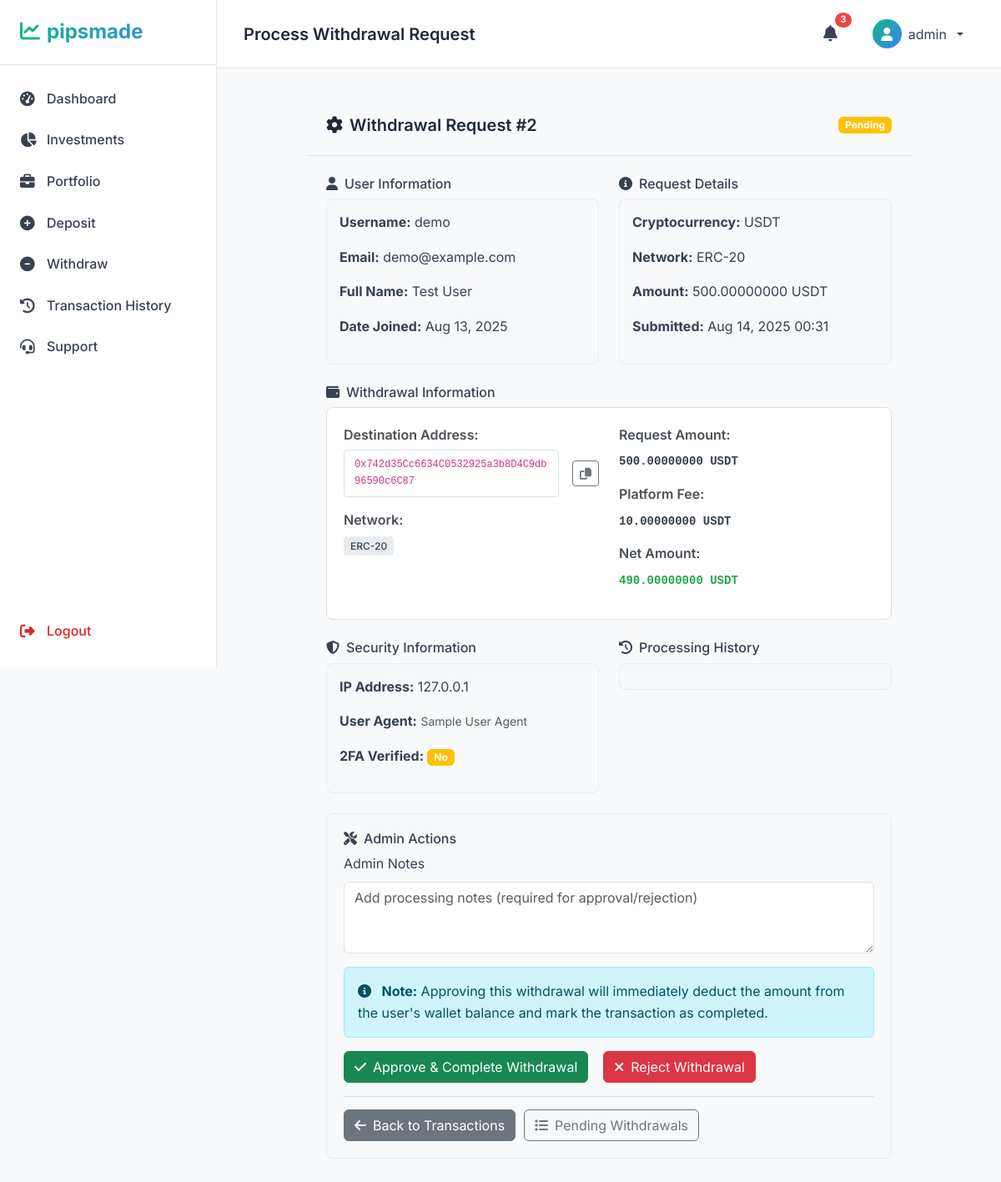
Page /transactions/admin/withdrawal/2/process/ (signed in) on the earlier database version.
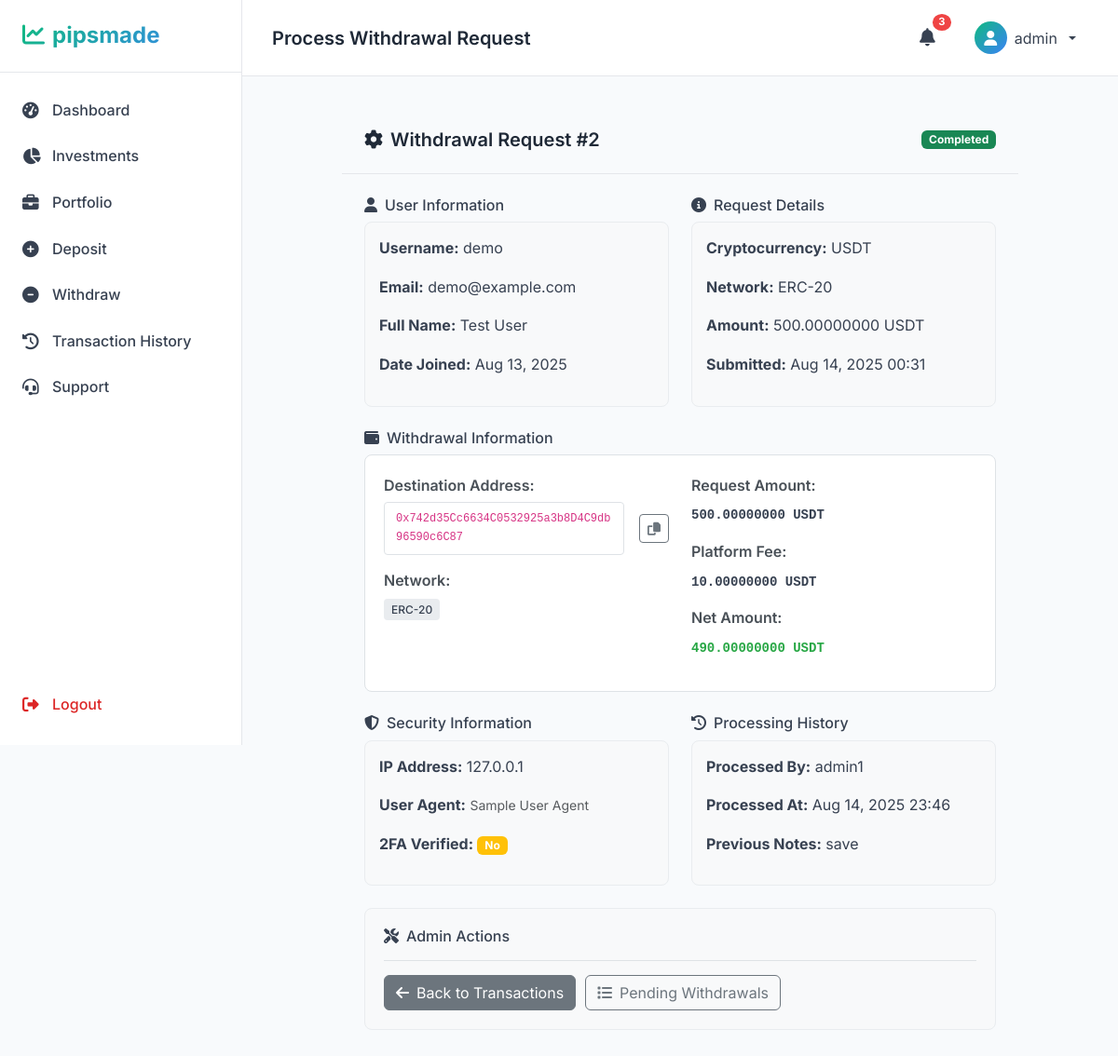
Same page on the later database version.
### transactions/models.py (models this page shows, shortened)
class Transaction(models.Model):
    TRANSACTION_TYPES = [
        ('deposit', 'Deposit'),
        ('withdrawal', 'Withdrawal'),
        ('investment', 'Investment'),
        ('profit', 'Profit'),
        ('fee', 'Fee'),
        ('bonus', 'Bonus'),
        ('refund', 'Refund'),
    ]
    STATUS_CHOICES = [
        ('pending', 'Pending'),
        ('processing', 'Processing'),
        ('completed', 'Completed'),
        ('failed', 'Failed'),
        ('cancelled', 'Cancelled'),
        ('rejected', 'Rejected'),
    ]
    user = models.ForeignKey(User, on_delete=models.CASCADE, related_name='transactions')
    transaction_type = models.CharField(max_length=20, choices=TRANSACTION_TYPES)
    status = models.CharField(max_length=20, choices=STATUS_CHOICES, default='pending')
    amount = models.DecimalField(max_digits=18, decimal_places=8, validators=[MinValueValidator(Decimal('0.00000001'))])
    crypto_type = models.CharField(max_length=10, choices=CryptoWallet.CRYPTO_CHOICES)
    usd_equivalent = models.DecimalField(max_digits=12, decimal_places=2, null=True, blank=True)
    transaction_hash = models.CharField(max_length=255, null=True, blank=True)
    from_address = models.CharField(max_length=255, null=True, blank=True)
    to_address = models.CharField(max_length=255, null=True, blank=True)
    network_fee = models.DecimalField(max_digits=18, decimal_places=8, default=0)
    platform_fee = models.DecimalField(max_digits=18, decimal_places=8, default=0)
    admin_notes = models.TextField(blank=True)
    user_notes = models.TextField(blank=True)
    approved_by = models.ForeignKey(User, on_delete=models.SET_NULL, null=True, blank=True, related_name='approved_transactions')
    approved_at = models.DateTimeField(null=True, blank=True)
    rejection_reason = models.TextField(blank=True)
    created_at = models.DateTimeField(auto_now_add=True)
    updated_at = models.DateTimeField(auto_now=True)
    completed_at = models.DateTimeField(null=True, blank=True)
    class Meta:
        ordering = ['-created_at']
        indexes = [
            models.Index(fields=['user', 'status']),
            models.Index(fields=['transaction_type', 'status']),
            models.Index(fields=['created_at']),
        ]
    def __str__(self):
        return f"{self.user.username} - {self.get_transaction_type_display()} - {self.amount} {self.crypto_type}"
    def get_status_color(self):
        colors = {
            'pending': 'warning',
            'processing': 'info',
            'completed': 'success',
            'failed': 'danger',
            'cancelled': 'secondary',
            'rejected': 'danger',
        }
        return colors.get(self.status, 'secondary')

class WithdrawalRequest(models.Model):
    user = models.ForeignKey(User, on_delete=models.CASCADE, related_name='withdrawal_requests')
    transaction = models.OneToOneField(Transaction, on_delete=models.CASCADE, related_name='withdrawal_request')
    crypto_type = models.CharField(max_length=10, choices=CryptoWallet.CRYPTO_CHOICES)
    amount = models.DecimalField(max_digits=18, decimal_places=8, validators=[MinValueValidator(Decimal('0.00000001'))])
    destination_address = models.CharField(max_length=255, help_text="Address to send crypto to")
    network = models.CharField(max_length=50, help_text="Network (e.g., ERC-20, BEP-20)")
    network_fee = models.DecimalField(max_digits=18, decimal_places=8, default=0)
    platform_fee = models.DecimalField(max_digits=18, decimal_places=8, default=0)
    two_factor_verified = models.BooleanField(default=False)
    ip_address = models.GenericIPAddressField()
    user_agent = models.TextField()
    processed_by = models.ForeignKey(User, on_delete=models.SET_NULL, null=True, blank=True, related_name='processed_withdrawals')
    processed_at = models.DateTimeField(null=True, blank=True)
    processing_notes = models.TextField(blank=True)
    sent_transaction_hash = models.CharField(max_length=255, null=True, blank=True)
    sent_at = models.DateTimeField(null=True, blank=True)
    created_at = models.DateTimeField(auto_now_add=True)
    updated_at = models.DateTimeField(auto_now=True)
    class Meta:
        ordering = ['-created_at']
    def __str__(self):
        return f"Withdrawal: {self.user.username} - {self.amount} {self.crypto_type}"
    def net_amount(self):
        return self.amount - self.network_fee - self.platform_fee

### transactions/views.py (the view, shortened to what this page needs)
# urls.py: path('admin/withdrawal/<int:withdrawal_id>/process/', views.admin_process_withdrawal, name='admin_process_withdrawal'),
@staff_member_required
def admin_process_withdrawal(request, withdrawal_id):
    print(f"DEBUG: admin_process_withdrawal view called for withdrawal_id: {withdrawal_id}")
    print(f"DEBUG: Request method: {request.method}")
    print(f"DEBUG: Request user: {request.user}")
    withdrawal_request = get_object_or_404(WithdrawalRequest, id=withdrawal_id)
    transaction = withdrawal_request.transaction
    print(f"DEBUG: Found withdrawal_request: {withdrawal_request}")
    print(f"DEBUG: Found transaction: {transaction}")
    print(f"DEBUG: Transaction status: {transaction.status}")
    print(f"DEBUG: Rendering admin_process_withdrawal template")
    context = {
        'withdrawal_request': withdrawal_request,
        'transaction': transaction,
    }
    return render(request, 'transactions/admin_process_withdrawal.html', context)

### templates/transactions/admin_process_withdrawal.html (shortened to what the changed rows need)
{% extends 'dashboard/base_dashboard.html' %}
{% load static %}
{% block content %}
    <div class="row justify-content-center">
        <div class="col-lg-10">
            <div class="dashboard-card">
                <div class="card-header">
                    <h5><i class="fas fa-cog me-2"></i>Withdrawal Request #{{ withdrawal_request.id }}</h5>
                    <span class="badge bg-{{ transaction.get_status_color }}">{{ transaction.get_status_display }}</span>
                </div>
                <div class="card-body">
                    <div class="row mb-4">
                        <div class="col-md-6">
                            <div class="info-card">
                                <p><strong>Username:</strong> {{ transaction.user.username }}</p>
                                <p><strong>Email:</strong> {{ transaction.user.email }}</p>
                                <p><strong>Full Name:</strong> {{ transaction.user.get_full_name|default:"Not provided" }}</p>
                                <p><strong>Date Joined:</strong> {{ transaction.user.date_joined|date:"M d, Y" }}</p>
                            </div>
                        </div>
                        <div class="col-md-6">
                            <div class="info-card">
                                <p><strong>Cryptocurrency:</strong> {{ withdrawal_request.crypto_type }}</p>
                                <p><strong>Network:</strong> {{ withdrawal_request.network }}</p>
                                <p><strong>Amount:</strong> {{ withdrawal_request.amount }} {{ withdrawal_request.crypto_type }}</p>
                                <p><strong>Submitted:</strong> {{ withdrawal_request.created_at|date:"M d, Y H:i" }}</p>
                            </div>
                        </div>
                    </div>
                    <div class="row mb-4">
                        <div class="col-12">
                            <div class="withdrawal-info">
                                <div class="row">
                                    <div class="col-md-6">
                                        <div class="info-item">
                                            <div class="address-display">
                                                <code>{{ withdrawal_request.destination_address }}</code>
                                                <button class="btn btn-sm btn-outline-secondary ms-2"
                                                        onclick="copyToClipboard('{{ withdrawal_request.destination_address }}')">
                                                    <i class="fas fa-copy"></i>
                                                </button>
                                            </div>
                                        </div>
                                        <div class="info-item">
                                            <label>Network:</label>
                                            <span class="network-badge">{{ withdrawal_request.network }}</span>
                                        </div>
                                    </div>
                                    <div class="col-md-6">
                                        <div class="info-item">
                                            <label>Request Amount:</label>
                                            <span class="amount">{{ withdrawal_request.amount }} {{ withdrawal_request.crypto_type }}</span>
                                        </div>
                                        <div class="info-item">
                                            <label>Platform Fee:</label>
                                            <span class="fee">{{ withdrawal_request.platform_fee }} {{ withdrawal_request.crypto_type }}</span>
                                        </div>
                                        <div class="info-item">
                                            <label>Net Amount:</label>
                                            <span class="net-amount">{{ withdrawal_request.net_amount }} {{ withdrawal_request.crypto_type }}</span>
                                        </div>
                                    </div>
                                </div>
                            </div>
                        </div>
                    </div>
                    <div class="row mb-4">
                        <div class="col-md-6">
                            <div class="info-card">
                                <p><strong>IP Address:</strong> {{ withdrawal_request.ip_address }}</p>
                                <p><strong>User Agent:</strong>
                                    <small class="text-muted">{{ withdrawal_request.user_agent|truncatechars:50 }}</small>
                                </p>
                                <p><strong>2FA Verified:</strong>
                                    {% if withdrawal_request.two_factor_verified %}
                                        <span class="badge bg-success">Yes</span>
                                    {% else %}
                                        <span class="badge bg-warning">No</span>
                                    {% endif %}
                                </p>
                            </div>
                        </div>
                        <div class="col-md-6">
                            <h6><i class="fas fa-history me-2"></i>Processing History</h6>
                            <div class="info-card">
                                {% if withdrawal_request.processed_by %}
                                <p><strong>Processed By:</strong> {{ withdrawal_request.processed_by.username }}</p>
                                <p><strong>Processed At:</strong> {{ withdrawal_request.processed_at|date:"M d, Y H:i" }}</p>
                                {% endif %}
                                {% if withdrawal_request.processing_notes %}
                                <p><strong>Previous Notes:</strong> {{ withdrawal_request.processing_notes }}</p>
                                {% endif %}
                            </div>
                        </div>
                    </div>
                    <div class="admin-actions">
                        {% if transaction.status == 'pending' %}
                        <form method="post" class="mb-3">
                            <div class="row">
                                <div class="col-12">
                                    <label class="form-label">Admin Notes</label>
                                    <textarea name="admin_notes" class="form-control mb-3" rows="3"
                                              placeholder="Add processing notes (required for approval/rejection)"></textarea>
                                </div>
                            </div>
                            <div class="alert alert-info mb-3">
                                <i class="fas fa-info-circle me-2"></i>
                                <strong>Note:</strong> Approving this withdrawal will immediately deduct the amount from the user's wallet balance and mark the transaction as completed.
                            </div>
                            <div class="action-buttons">
                                <button type="submit" name="action" value="approve" class="btn btn-success me-2">
                                    <i class="fas fa-check me-2"></i>Approve & Complete Withdrawal
                                </button>
                                <button type="submit" name="action" value="reject" class="btn btn-danger me-2">
                                    <i class="fas fa-times me-2"></i>Reject Withdrawal
                                </button>
                            </div>
                        </form>
                        {% endif %}
                    </div>
                </div>
            </div>
        </div>
    </div>
{% endblock %}

Differences in the rows shown:
changed WithdrawalRequest "USDT": processed_by_id empty → 5 (drawn); processed_by.username (not shown) → "admin1"; processed_at (not shown) → "Aug 14, 2025 23:46"; processing_notes (not shown) → "save"
changed Transaction "demo": status "Pending" → "Completed"
Other differences:
text no longer shown: "Admin Notes Note: Approving this withdrawal will immediately deduct the amount from the user's wallet balance and mark the transaction as completed. Approve & Complete Withdrawal Reject Withdrawal"
text now shown: "Processed By: Processed At: Previous Notes:"
